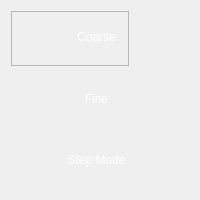
                         <widget class="QFrame" name="frame_17">
                          <property name="minimumSize">
                           <size>
                            <width>0</width>
                            <height>200</height>
                           </size>
                          </property>
                          <property name="maximumSize">
                           <size>
                            <width>16777215</width>
                            <height>200</height>
                           </size>
                          </property>
                          <property name="frameShape">
                           <enum>QFrame::NoFrame</enum>
                          </property>
                          <property name="frameShadow">
                           <enum>QFrame::Raised</enum>
                          </property>
                          <layout class="QVBoxLayout" name="verticalLayout_5">
                           <item>
                            <widget class="QFrame" name="frame_23">
                             <property name="frameShape">
                              <enum>QFrame::NoFrame</enum>
                             </property>
                             <property name="frameShadow">
                              <enum>QFrame::Raised</enum>
                             </property>
                             <layout class="QHBoxLayout" name="horizontalLayout_12">
                              <property name="spacing">
                               <number>0</number>
                              </property>
                              <property name="leftMargin">
                               <number>0</number>
                              </property>
                              <property name="topMargin">
                               <number>0</number>
                              </property>
                              <property name="rightMargin">
                               <number>0</number>
                              </property>
                              <property name="bottomMargin">
                               <number>0</number>
                              </property>
                              <item>
                               <widget class="QFrame" name="frame_24">
                                <property name="frameShape">
                                 <enum>QFrame::StyledPanel</enum>
                                </property>
                                <property name="frameShadow">
                                 <enum>QFrame::Raised</enum>
                                </property>
                                <widget class="QLabel" name="label_3">
                                 <property name="geometry">
                                  <rect>
                                   <x>0</x>
                                   <y>0</y>
                                   <width>171</width>
                                   <height>51</height>
                                  </rect>
                                 </property>
                                 <property name="styleSheet">
                                  <string notr="true">font: 75 16pt &quot;Segoe UI&quot;;
color: rgb(255, 255, 255);</string>
                                 </property>
                                 <property name="text">
                                  <string>Coarse</string>
                                 </property>
                                 <property name="alignment">
                                  <set>Qt::AlignCenter</set>
                                 </property>
                                </widget>
                               </widget>
                              </item>
                              <item>
                               <widget class="QFrame" name="frame_25">
                                <property name="minimumSize">
                                 <size>
                                  <width>60</width>
                                  <height>0</height>
                                 </size>
                                </property>
                                <property name="maximumSize">
                                 <size>
                                  <width>60</width>
                                  <height>16777215</height>
                                 </size>
                                </property>
                                <property name="frameShape">
                                 <enum>QFrame::NoFrame</enum>
                                </property>
                                <property name="frameShadow">
                                 <enum>QFrame::Raised</enum>
                                </property>
                                <layout class="QVBoxLayout" name="verticalLayout_6">
                                 <property name="spacing">
                                  <number>0</number>
                                 </property>
                                 <property name="leftMargin">
                                  <number>0</number>
                                 </property>
                                 <property name="topMargin">
                                  <number>0</number>
                                 </property>
                                 <property name="rightMargin">
                                  <number>0</number>
                                 </property>
                                 <property name="bottomMargin">
                                  <number>0</number>
                                 </property>
                                 <item alignment="Qt::AlignHCenter|Qt::AlignVCenter">
                                  <widget class="QPushButton" name="pushButton_coarse">
                                   <property name="minimumSize">
                                    <size>
                                     <width>25</width>
                                     <height>25</height>
                                    </size>
                                   </property>
                                   <property name="maximumSize">
                                    <size>
                                     <width>25</width>
                                     <height>25</height>
                                    </size>
                                   </property>
                                   <property name="styleSheet">
                                    <string notr="true">QPushButton{
	background-image: url(:/floresansPrefix/whitePressed.png);
border:none;
}</string>
                                   </property>
                                   <property name="text">
                                    <string/>
                                   </property>
                                  </widget>
                                 </item>
                                </layout>
                               </widget>
                              </item>
                             </layout>
                            </widget>
                           </item>
                           <item>
                            <widget class="QFrame" name="frame_22">
                             <property name="frameShape">
                              <enum>QFrame::NoFrame</enum>
                             </property>
                             <property name="frameShadow">
                              <enum>QFrame::Raised</enum>
                             </property>
                             <layout class="QHBoxLayout" name="horizontalLayout_14">
                              <property name="spacing">
                               <number>0</number>
                              </property>
                              <property name="leftMargin">
                               <number>0</number>
                              </property>
                              <property name="topMargin">
                               <number>0</number>
                              </property>
                              <property name="rightMargin">
                               <number>0</number>
                              </property>
                              <property name="bottomMargin">
                               <number>0</number>
                              </property>
                              <item>
                               <widget class="QFrame" name="frame_26">
                                <property name="frameShape">
                                 <enum>QFrame::NoFrame</enum>
                                </property>
                                <property name="frameShadow">
                                 <enum>QFrame::Raised</enum>
                                </property>
                                <widget class="QLabel" name="label_2">
                                 <property name="geometry">
                                  <rect>
                                   <x>0</x>
                                   <y>6</y>
                                   <width>171</width>
                                   <height>41</height>
                                  </rect>
                                 </property>
                                 <property name="styleSheet">
                                  <string notr="true">font: 75 16pt &quot;Segoe UI&quot;;
color: rgb(255, 255, 255);</string>
                                 </property>
                                 <property name="text">
                                  <string>Fine</string>
                                 </property>
                                 <property name="alignment">
                                  <set>Qt::AlignCenter</set>
                                 </property>
                                </widget>
                               </widget>
                              </item>
                              <item>
                               <widget class="QFrame" name="frame_27">
                                <property name="maximumSize">
                                 <size>
                                  <width>60</width>
                                  <height>16777215</height>
                                 </size>
                                </property>
                                <property name="frameShape">
                                 <enum>QFrame::NoFrame</enum>
                                </property>
                                <property name="frameShadow">
                                 <enum>QFrame::Raised</enum>
                                </property>
                                <layout class="QHBoxLayout" name="horizontalLayout_16">
                                 <item alignment="Qt::AlignHCenter|Qt::AlignVCenter">
                                  <widget class="QFrame" name="frame_30">
                                   <property name="frameShape">
                                    <enum>QFrame::NoFrame</enum>
                                   </property>
                                   <property name="frameShadow">
                                    <enum>QFrame::Raised</enum>
                                   </property>
                                   <layout class="QHBoxLayout" name="horizontalLayout_17">
                                    <property name="spacing">
                                     <number>0</number>
                                    </property>
                                    <property name="leftMargin">
                                     <number>0</number>
                                    </property>
                                    <property name="topMargin">
                                     <number>0</number>
                                    </property>
                                    <property name="rightMargin">
                                     <number>0</number>
                                    </property>
                                    <property name="bottomMargin">
                                     <number>0</number>
                                    </property>
                                    <item>
                                     <widget class="QPushButton" name="pushButton_fine">
                                      <property name="minimumSize">
                                       <size>
                                        <width>25</width>
                                        <height>25</height>
                                       </size>
                                      </property>
                                      <property name="maximumSize">
                                       <size>
                                        <width>25</width>
                                        <height>25</height>
                                       </size>
                                      </property>
                                      <property name="styleSheet">
                                       <string notr="true">QPushButton{
background-image: url(:/floresansPrefix/whiteUnpressed.png);
border:none;
}</string>
                                      </property>
                                      <property name="text">
                                       <string/>
                                      </property>
                                     </widget>
                                    </item>
                                   </layout>
                                  </widget>
                                 </item>
                                </layout>
                               </widget>
                              </item>
                             </layout>
                            </widget>
                           </item>
                           <item>
                            <widget class="QFrame" name="frame_21">
                             <property name="frameShape">
                              <enum>QFrame::NoFrame</enum>
                             </property>
                             <property name="frameShadow">
                              <enum>QFrame::Raised</enum>
                             </property>
                             <layout class="QHBoxLayout" name="horizontalLayout_15">
                              <property name="spacing">
                               <number>0</number>
                              </property>
                              <property name="leftMargin">
                               <number>0</number>
                              </property>
                              <property name="topMargin">
                               <number>0</number>
                              </property>
                              <property name="rightMargin">
                               <number>0</number>
                              </property>
                              <property name="bottomMargin">
                               <number>0</number>
                              </property>
                              <item>
                               <widget class="QFrame" name="frame_29">
                                <property name="frameShape">
                                 <enum>QFrame::NoFrame</enum>
                                </property>
                                <property name="frameShadow">
                                 <enum>QFrame::Raised</enum>
                                </property>
                                <widget class="QLabel" name="label_4">
                                 <property name="geometry">
                                  <rect>
                                   <x>0</x>
                                   <y>0</y>
                                   <width>171</width>
                                   <height>51</height>
                                  </rect>
                                 </property>
                                 <property name="styleSheet">
                                  <string notr="true">font: 75 16pt &quot;Segoe UI&quot;;
color: rgb(255, 255, 255);</string>
                                 </property>
                                 <property name="text">
                                  <string>Step Mode</string>
                                 </property>
                                 <property name="alignment">
                                  <set>Qt::AlignCenter</set>
                                 </property>
                                </widget>
                               </widget>
                              </item>
                              <item>
                               <widget class="QFrame" name="frame_28">
                                <property name="maximumSize">
                                 <size>
                                  <width>60</width>
                                  <height>16777215</height>
                                 </size>
                                </property>
                                <property name="frameShape">
                                 <enum>QFrame::NoFrame</enum>
                                </property>
                                <property name="frameShadow">
                                 <enum>QFrame::Raised</enum>
                                </property>
                                <layout class="QHBoxLayout" name="horizontalLayout_19">
                                 <item alignment="Qt::AlignHCenter|Qt::AlignVCenter">
                                  <widget class="QFrame" name="frame_31">
                                   <property name="frameShape">
                                    <enum>QFrame::NoFrame</enum>
                                   </property>
                                   <property name="frameShadow">
                                    <enum>QFrame::Raised</enum>
                                   </property>
                                   <layout class="QHBoxLayout" name="horizontalLayout_18">
                                    <property name="spacing">
                                     <number>0</number>
                                    </property>
                                    <property name="leftMargin">
                                     <number>0</number>
                                    </property>
                                    <property name="topMargin">
                                     <number>0</number>
                                    </property>
                                    <property name="rightMargin">
                                     <number>0</number>
                                    </property>
                                    <property name="bottomMargin">
                                     <number>0</number>
                                    </property>
                                    <item>
                                     <widget class="QPushButton" name="pushButton_stepMode">
                                      <property name="minimumSize">
                                       <size>
                                        <width>25</width>
                                        <height>25</height>
                                       </size>
                                      </property>
                                      <property name="maximumSize">
                                       <size>
                                        <width>25</width>
                                        <height>25</height>
                                       </size>
                                      </property>
                                      <property name="styleSheet">
                                       <string notr="true">QPushButton{
background-image: url(:/floresansPrefix/whiteUnpressed.png);
border:none;
}</string>
                                      </property>
                                      <property name="text">
                                       <string/>
                                      </property>
                                     </widget>
                                    </item>
                                   </layout>
                                  </widget>
                                 </item>
                                </layout>
                               </widget>
                              </item>
                             </layout>
                            </widget>
                           </item>
                          </layout>
                         </widget>
